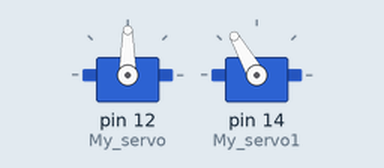
Simulated run of this sketch. Board: Arduino Uno, built with avr-gcc and run on an emulated ATmega328P. Parts: 2 × servo.

Above: at 7.05 s.
At 14.1 s:
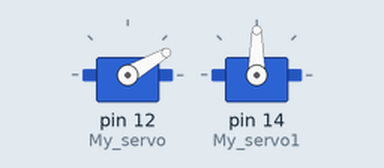
At 27.9 s:
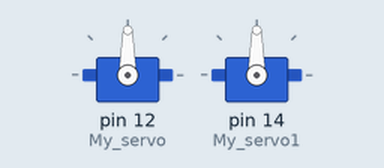
At 48.75 s:
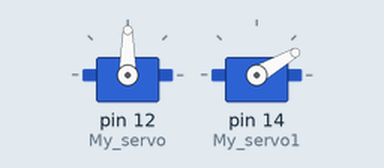
Timing chart, 0 to 61.3 s (numbered marks = the images above):
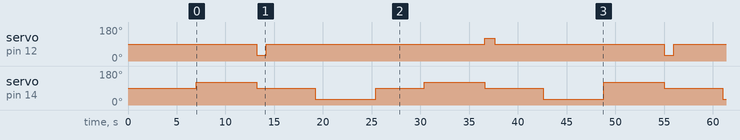

Measured:
- by itself, servo on pin 12 (My_servo): repeats every 41.8 s: 90° 22.4 s, 120° 1.0 s, 90° 17.4 s, 30° 1.0 s
- by itself, servo on pin 14 (My_servo1): repeats every 41.8 s: 90° 6.0 s, 30° 6.2 s, 90° 5.0 s, 120° 6.2 s, 90° 6.0 s, 30° 6.2 s, 120° 6.2 s

The sketch:

test_servo_kran.ino
```cpp
#include <Servo.h>

Servo My_servo;
Servo My_servo1;
int PotValue = 0;
int Down = 120;
int Up = 30;
int Still = 90;

void setup() {
  My_servo.attach(12);
  My_servo1.attach(14);
  Serial.begin(9600);
  delay(7000);
}

void loop() {
   My_servo1.write(Down);
   delay(6200);
   My_servo1.write(Still);
   My_servo.write(Up);
   delay(1000);
   My_servo.write(Still);
   delay(5000);
   My_servo1.write(Up);
   delay(6200);
   My_servo1.write(Still);
   delay(5000);
   My_servo1.write(Down);
   delay(6200);
   My_servo1.write(Still);
   My_servo.write(Down);
   delay(1000);
   My_servo.write(Still);
   delay(5000);
   My_servo1.write(Up);
   delay(6200);
}
```
